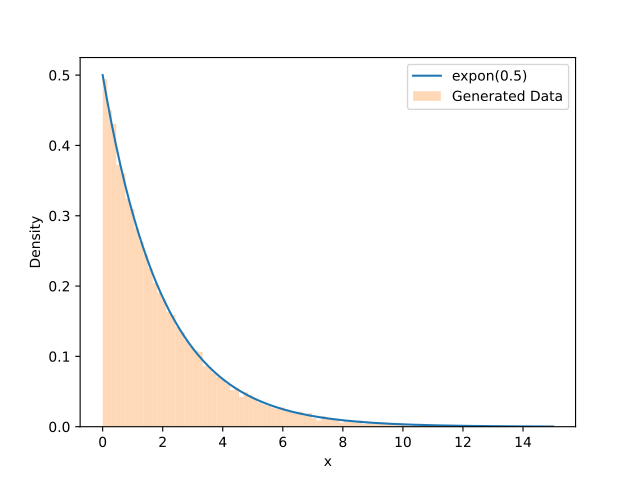

Source code (Python):
import numpy as np
import matplotlib.pyplot as plt
rng = np.random.default_rng()


lmd = 0.5
n = 20000

#逆関数法
u = rng.uniform(size=n)
x = -np.log(1.0 - u)/lmd

#目標の確率密度関数
def f(x):
    ans = lmd*np.exp(-lmd*x)
    return ans

x_plt = np.linspace(0,15,10000)
pdf = f(x_plt)


#プロット
bins = np.linspace(0, 15, 100)
plt.plot(x_plt, pdf, label="expon(0.5)")
plt.hist(x, bins=bins, density=True, alpha=0.3, label="Generated Data")
plt.xlabel("x")
plt.ylabel("Density")
plt.legend()
plt.show()
